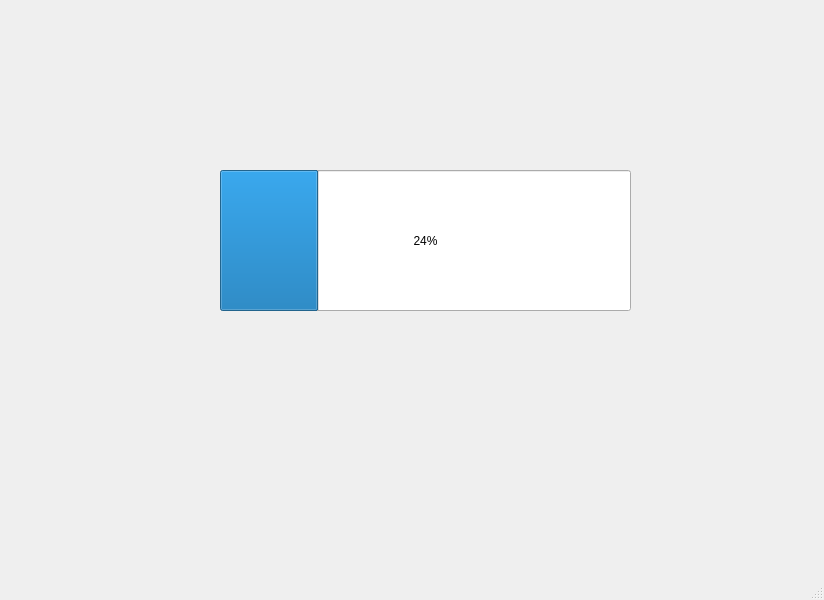
<?xml version="1.0" encoding="UTF-8"?>
<ui version="4.0">
 <class>MainWindow</class>
 <widget class="QMainWindow" name="MainWindow">
  <property name="geometry">
   <rect>
    <x>0</x>
    <y>0</y>
    <width>824</width>
    <height>600</height>
   </rect>
  </property>
  <property name="windowTitle">
   <string>MainWindow</string>
  </property>
  <widget class="QWidget" name="centralwidget">
   <widget class="QProgressBar" name="progressBar">
    <property name="geometry">
     <rect>
      <x>220</x>
      <y>170</y>
      <width>411</width>
      <height>141</height>
     </rect>
    </property>
    <property name="value">
     <number>24</number>
    </property>
   </widget>
  </widget>
  <widget class="QMenuBar" name="menubar">
   <property name="geometry">
    <rect>
     <x>0</x>
     <y>0</y>
     <width>824</width>
     <height>26</height>
    </rect>
   </property>
  </widget>
  <widget class="QStatusBar" name="statusbar"/>
 </widget>
 <resources/>
 <connections/>
</ui>
